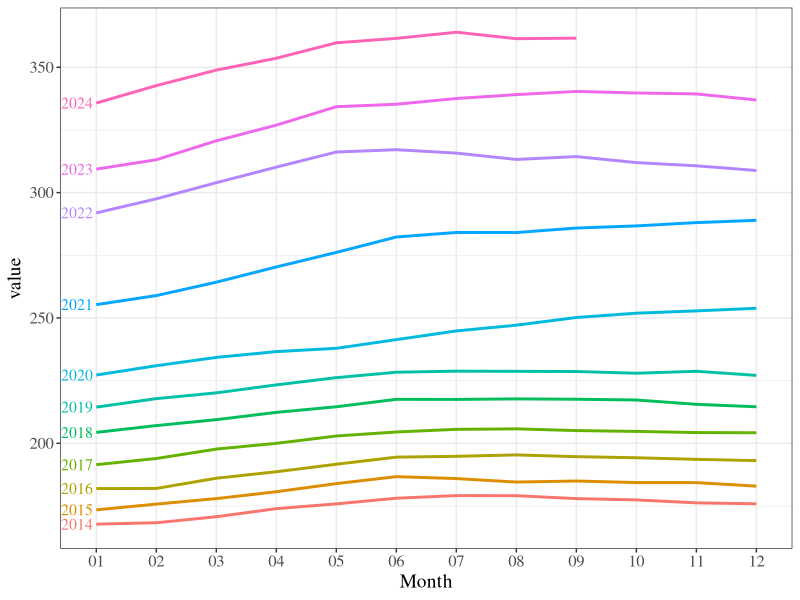
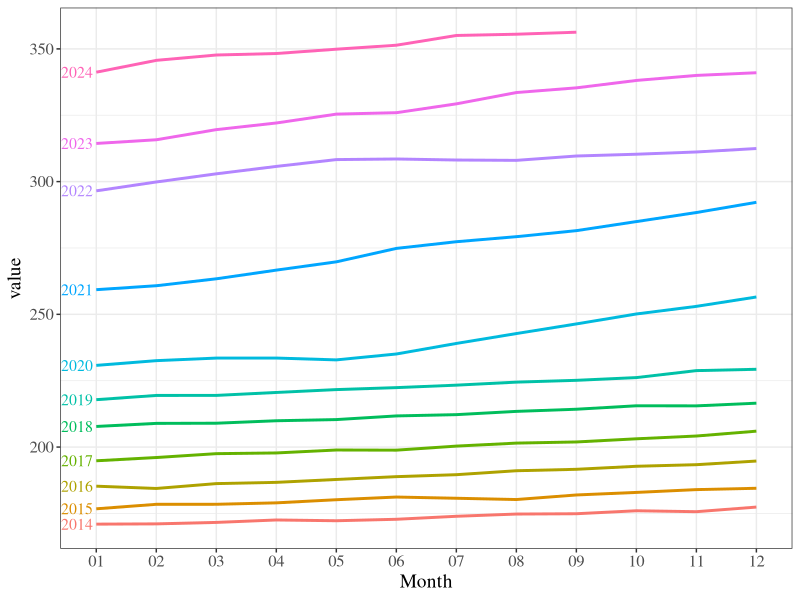
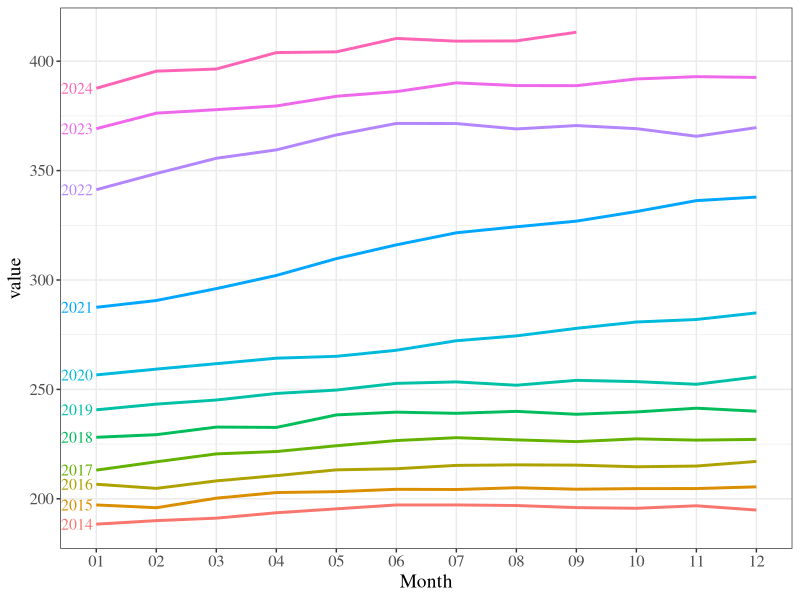
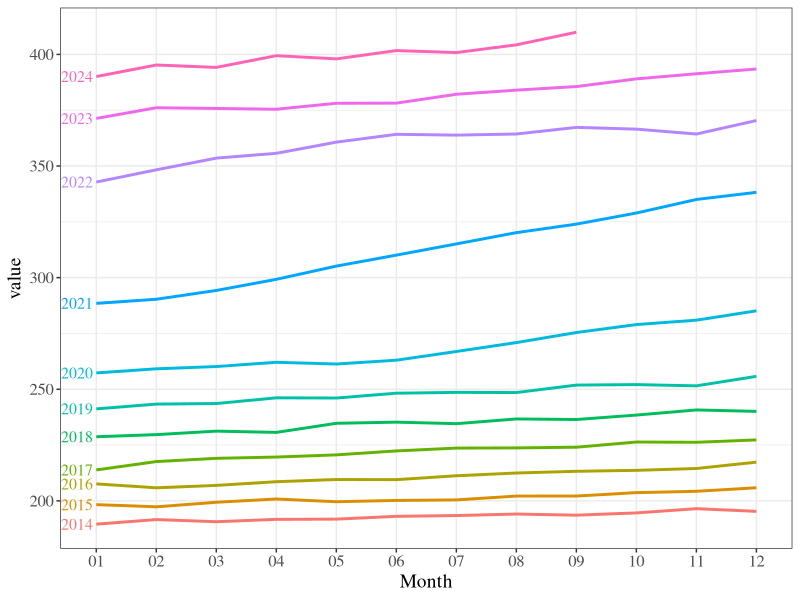
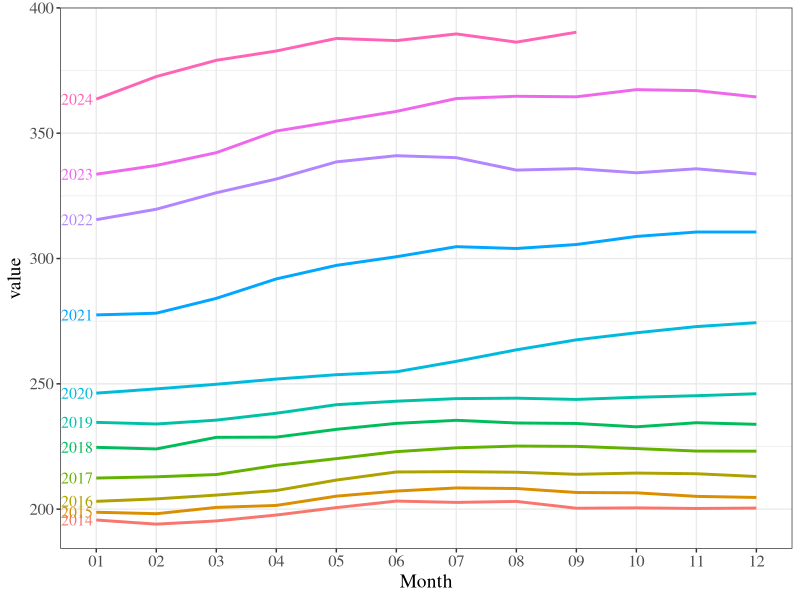
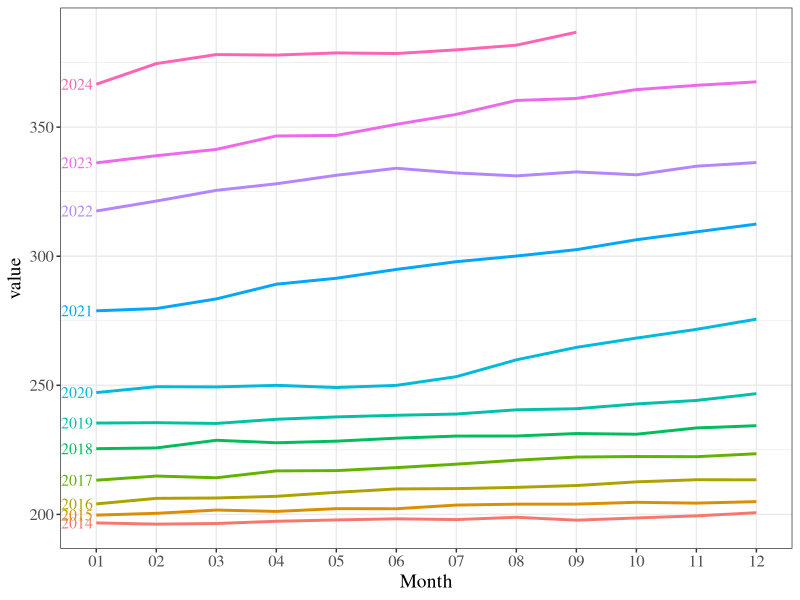
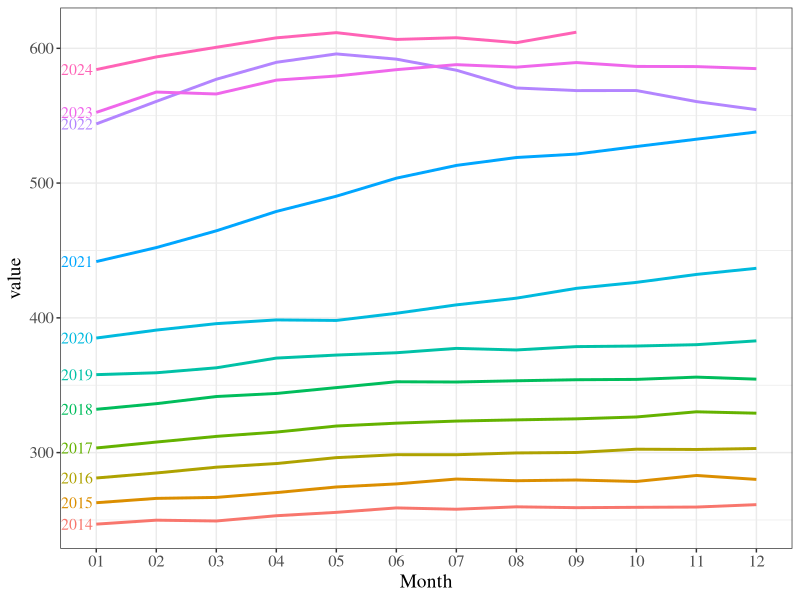
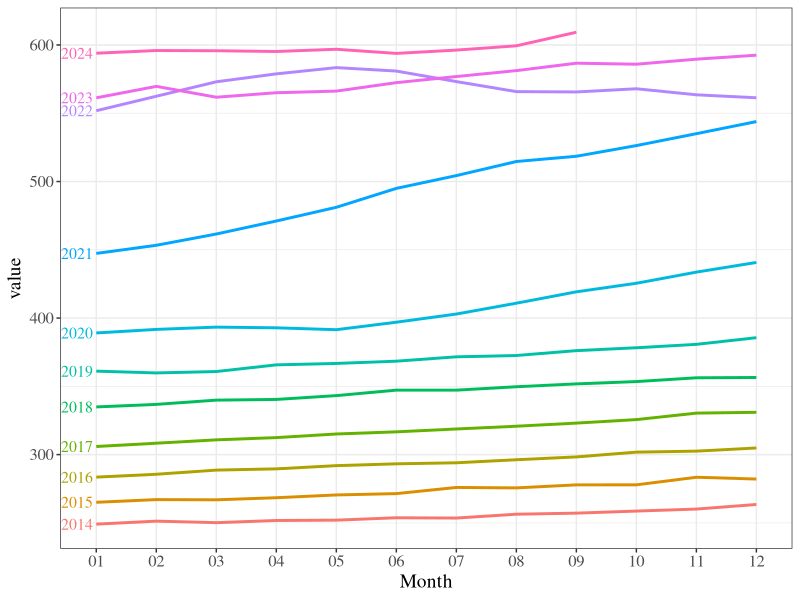

Recreate these plots in R, in order.
# R包加载
library(readxl)
library(ggplot2)
library(reshape2)

# 数据加载
df<-read_xlsx("data hpi_po_monthly_hist.xlsx")
df$Month<-as.Date(df$Month)
# 数据清洗
df$year<-format(df$Month,"%Y")
df$Month<-format(df$Month,"%m")
df1<-melt(df,id.vars = c("Month","year"))
df1<-df1[as.numeric(df1$year) %in% 2014:2024,]
# 绘图
for (i in unique(df1$variable)) {
  da<-df1[df1$variable==i,]
  label<-da[da$Month=="01",]
  ggplot(da,aes(x=Month,y=value,color=year))+
    geom_line(aes(group=year),linewidth=1,show.legend = FALSE)+
    geom_text(data=label,aes(x=1,y=value,label=year),family="serif",hjust=1.1,size=4,show.legend = FALSE)+
    theme_bw()+
    guides(color = guide_legend(ncol = 2))+
    theme(text = element_text(family = "serif"),
          axis.title = element_text(size=14),
          axis.text = element_text(size=12))->p
  ggsave(paste0("hpi_po_monthly/",i,".png"),plot = p,width = 9*3,height = 5.1*3,units = "cm")
}
